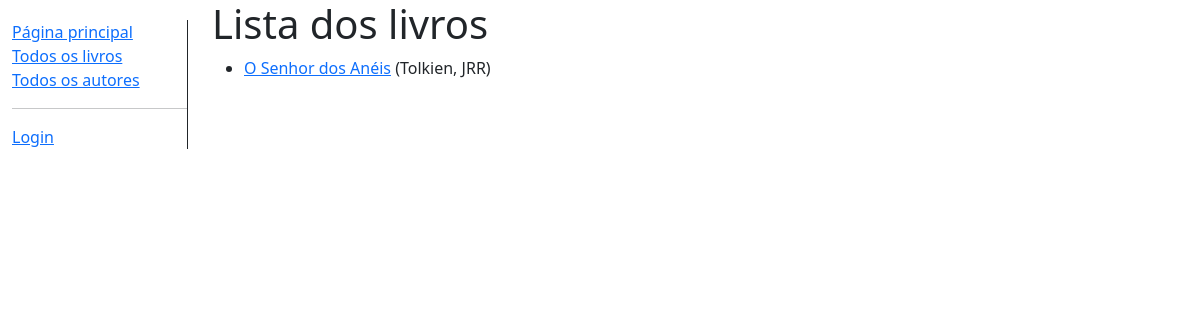
Page /catalogo/livros/ on the earlier database version.
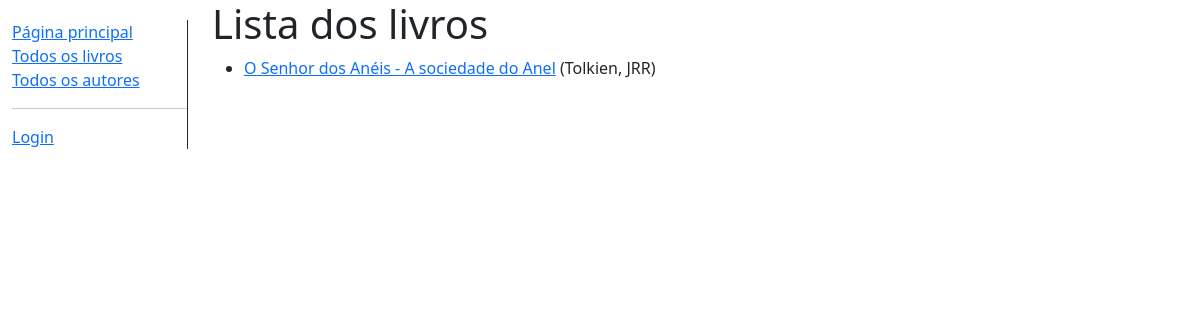
Same page on the later database version.
### catalogo/models.py (models this page shows, shortened)
class Livro(models.Model):
    titulo = models.CharField(max_length=200)
    autor = models.ForeignKey('Autor', on_delete=models.SET_NULL, null=True)
    sumario = models.TextField(max_length=100, help_text="Informe uma breve descrição do livro")
    isbn = models.CharField("ISBN", max_length=13, help_text="Informe o ISBN (13 caracteres)")
    genero = models.ManyToManyField(Genero, help_text="Informe um gênero para esse livro")
    def mostrar_genero(self):
        return ', '.join([genero.nome for genero in self.genero.all()])
    mostrar_genero.short_description = "Gênero(s)"
    def get_absolute_url(self):
        return reverse('catalogo:detalhe-livro', args=[str(self.id)])
    class Meta:
        db_table = 'tb_livros'

class Autor(models.Model):
    nome = models.CharField(max_length=50)
    sobrenome = models.CharField(max_length=100)
    data_de_nascimento = models.DateField("Nascimento (\u2605)", null=True, blank=True)
    data_de_falecimento = models.DateField("Falecimento (\u271F)", null=True, blank=True)
    def __str__(self):
        return f'{self.sobrenome}, {self.nome}'
    class Meta:
        ordering = ['sobrenome', 'nome']

### catalogo/views.py (the view)
# urls.py: path("livros/", views.LivroListView.as_view(), name="lista-livros"),
class LivroListView(generic.ListView):
    model = Livro
    context_object_name = "livro_list"
    paginate_by = 10
    def get_queryset(self):
        return Livro.objects.order_by("-id").all()

### catalogo/templates/catalogo/livro_list.html
{% extends "base.html" %}
{% block content %}
    <h1>Lista dos livros</h1>
    {% if livro_list %}
        <ul>
            {% for livro in livro_list %}
                <li><a href="{{ livro.get_absolute_url }}">{{ livro.titulo }}</a> ({{ livro.autor }})</li>
            {% endfor %}
        </ul>
    {% else %}
        <p>Não existem livros a serem exibidos.</p>
    {% endif %}
{% endblock %}

Differences in the rows shown:
changed Livro "Tolkien, JRR": titulo "O Senhor dos Anéis" → "O Senhor dos Anéis - A sociedade do Anel"
